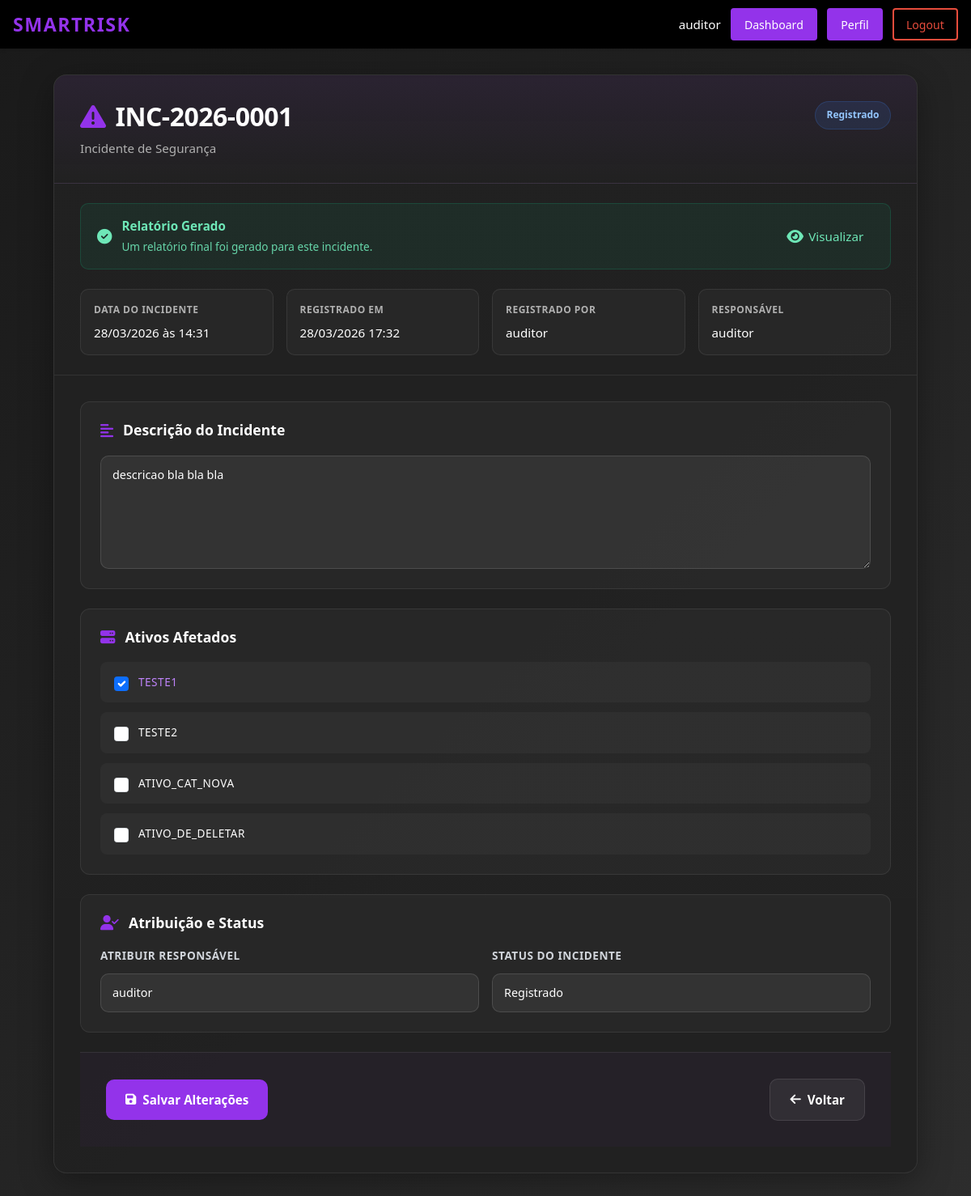
Before: /visualizar_incidente/1/ (signed in) with the older database file.
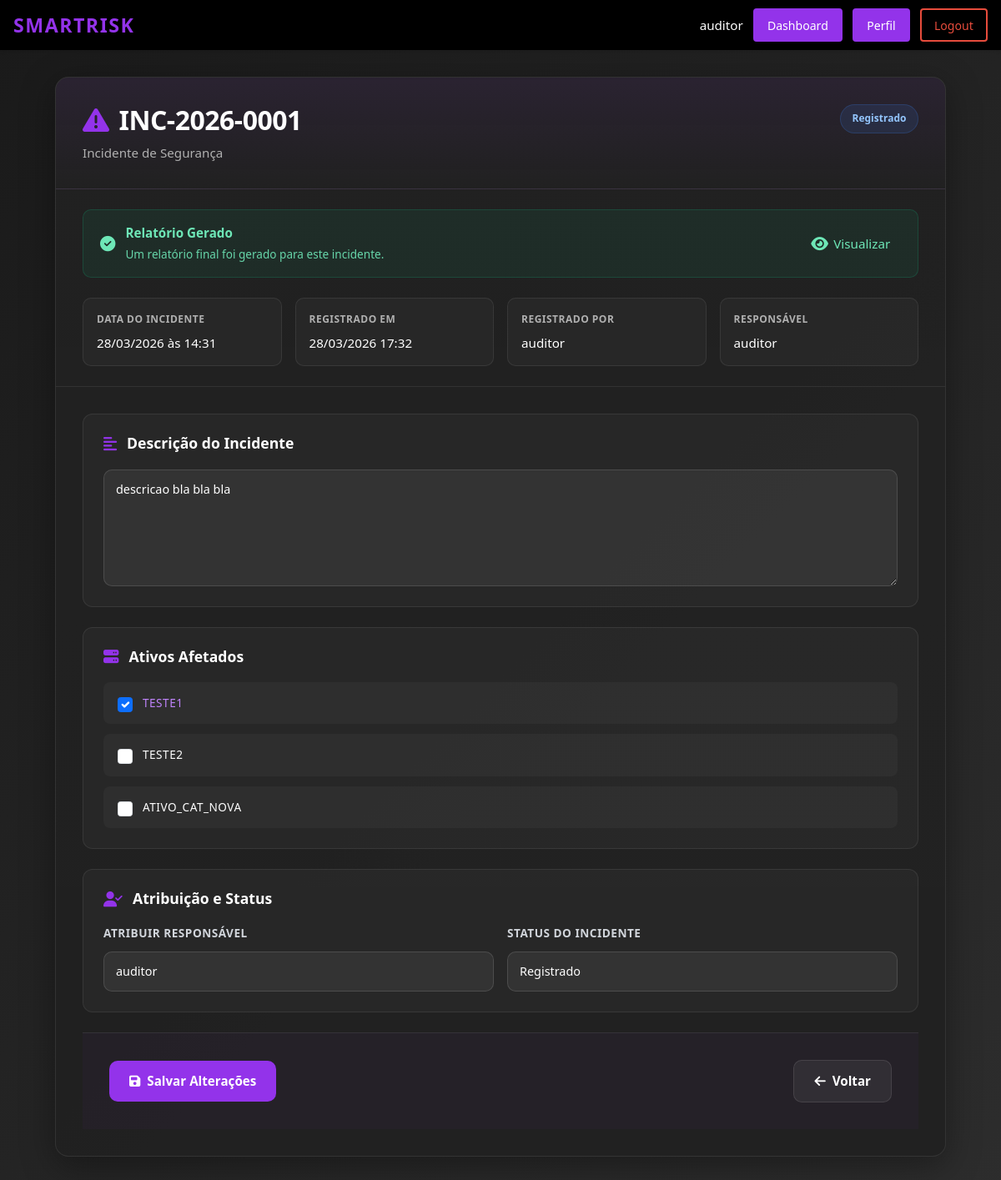
After: the same page with the newer database file.
### ismsapp/models.py (models this page shows)
class Ativo(models.Model):
    """Name/identifier of the asset (e.g., 'Servidor de Banco de Dados Prod-01')."""
    nome = models.CharField(
        max_length=255,
        default="Ativo",
        help_text="Nome único ou identificador do ativo (ex.: 'Servidor de Banco de Dados Prod-01').",
    )
    """Foreign key to the asset category that classifies this asset."""
    categoria = models.ForeignKey(
        CategoriaAtivo,
        on_delete=models.SET_NULL,
        null=True,
        related_name="ativos",
        help_text="Categoria que classifica este ativo.",
    )
    """Numeric score for the Confidentiality dimension, indicating how sensitive the asset's information is. Higher values mean greater damage if data is disclosed without authorization."""
    confidencialidade = models.PositiveSmallIntegerField(
        verbose_name = "Confidencialidade (C)",
        default = 0,
        help_text = (
            "Grau de sensibilidade das informações deste ativo. "
            "Uma pontuação mais alta indica maior prejuízo caso os dados sejam divulgados sem autorização."
        ),
    )
    """Numeric score for the Integrity dimension, indicating how critical it is that the asset's data remains accurate and unaltered. Higher values mean greater harm if data is modified or corrupted."""
    integridade = models.PositiveSmallIntegerField(
        verbose_name = "Integridade (I)",
        default = 0,
        help_text = (
            "Grau de criticalidade do dado deste ativo. "
            "Uma pontuação mais alta indica maior dano se os dados forem modificados ou corrompidos."
        ),
    )
    """Numeric score for the Availability dimension, indicating how important it is that the asset is accessible when needed. Higher values mean more severe impact if the asset becomes unavailable."""
    disponibilidade = models.PositiveSmallIntegerField(
        verbose_name = "Disponibilidade (D)",
        default = 0,
        help_text = (
            "Grau de importância do acesso a este ativo quando necessário. "
            "Uma pontuação mais alta indica impacto mais severo se o ativo se tornar indisponível."
        ),
    )
    """The Privacy dimension score, indicating how much the asset handles personal data subject to privacy regulations. Higher values mean greater exposure to privacy-related obligations and risks."""
    privacidade = models.PositiveSmallIntegerField(
        verbose_name = "Privacidade (P)",
        default = 0,
        help_text = (
            "O grau em que este ativo lida com dados pessoais sujeitos a regulamentações de privacidade. "
            "Uma pontuação mais alta indica maior exposição a obrigações e riscos relacionados à privacidade."
        ),
    )
    """Composite CIDP weight calculated from the four dimension scores previously defined. This value is used in risk scoring to reflect the overall criticality of the asset. Consider overriding the save() method or using a @property to automatically keep this value in sync whenever any of the individual dimension scores are updated."""
    peso_cidp = models.DecimalField(
        max_digits = 5,
        decimal_places = 2,
        default = 0,
        help_text = (
            "Peso composto CIDP calculado a partir das quatro pontuações de dimensão acima. "
        ),
    )
    class Meta:
        verbose_name = "Ativo"
        verbose_name_plural = "Ativos"
    def __str__(self):
        return f"{self.nome}"

### ismsapp/views.py (the view, shortened to what this page needs)
# urls.py: path("visualizar_incidente/<int:incidente_id>/", views.VisualizarIncidenteView.as_view(), name="visualizar_incidente"),
class VisualizarIncidenteView(View):
    template_name = "ismsapp/visualizar_incidente.html"
    def _check_permission(self, user):
        if not user.is_authenticated:
            return False
        user_profile = getattr(user, 'profile', None)
        if not user_profile:
            return False
        allowed_actors = [
            UserProfile.Actor.AUDITOR,
            UserProfile.Actor.ANALISTA
        ]
        return user_profile.actor_type in allowed_actors
    @method_decorator(login_required(login_url="login"))
    def get(self, request, incidente_id, *args, **kwargs):
        if not self._check_permission(request.user):
            messages.error(request, "Você não tem permissão para acessar esta página.")
            return redirect('dashboard')
        try:
            from .models import Incidente
            incidente = Incidente.objects.prefetch_related('ativos_afetados').get(id=incidente_id)
        except:
            messages.error(request, "Incidente não encontrado.")
            return redirect('gestao_incidentes')
        form = AtribuirResponsavelIncidenteForm(instance=incidente)
        has_relatorio = hasattr(incidente, 'relatorio')
        contexto = {
            'incidente': incidente,
            'form': form,
            'has_relatorio': has_relatorio,
        }
        return render(request, self.template_name, contexto)

### ismsapp/forms.py
class AtribuirResponsavelIncidenteForm(forms.ModelForm):
    class Meta:
        model = Incidente
        fields = ['descricao', 'ativos_afetados', 'responsavel_tratamento', 'status']
        labels = {
            'descricao': 'Descrição do Incidente',
            'ativos_afetados': 'Ativos Afetados',
            'responsavel_tratamento': 'Responsável pelo Tratamento',
            'status': 'Status do Incidente'
        }
        widgets = {
            'descricao': forms.Textarea(attrs={
                'class': 'form-control',
                'placeholder': 'Descreva detalhadamente o incidente de segurança...',
                'rows': 5
            }),
            'ativos_afetados': forms.CheckboxSelectMultiple(attrs={
                'class': 'form-check-input'
            }),
            'responsavel_tratamento': forms.Select(attrs={
                'class': 'form-control'
            }),
            'status': forms.Select(attrs={
                'class': 'form-control'
            })
        }

### ismsapp/templates/ismsapp/visualizar_incidente.html (shortened to what the changed rows need)
{% extends "ismsapp/base.html" %}
{% load static %}
{% block extra_css %}
    <link href="https://cdn.jsdelivr.net/npm/bootstrap@5.3.0/dist/css/bootstrap.min.css" rel="stylesheet">
    <link href="https://cdnjs.cloudflare.com/ajax/libs/font-awesome/6.4.0/css/all.min.css" rel="stylesheet">
    <link href="{% static 'css/ismsapp/visualizar_incidente.css' %}" rel="stylesheet">
{% endblock %}
    {% block content %}
        <div class="incident-page">
            <div class="incident-card">
                <div class="incident-header">
                    <div class="header-top">
                        <h1>
                            <i class="fas fa-exclamation-triangle"></i> {{ incidente.numero_incidente }}
                        </h1>
                    </div>
                </div>
                <form method="POST" class="editable-sections">
                    <div class="section">
                        <div class="form-group">
                            <div class="assets-checkbox-group">
                                {% for checkbox in form.ativos_afetados %}
                                    <label class="checkbox-label">
                                        {{ checkbox.tag }}
                                        <span>{{ checkbox.choice_label }}</span>
                                    </label>
                                {% endfor %}
                            </div>
                        </div>
                    </div>
                </form>
            </div>
        </div>
    {% endblock %}

Changed rows visible on the page:
removed Ativo: choice_label "ATIVO_DE_DELETAR"
